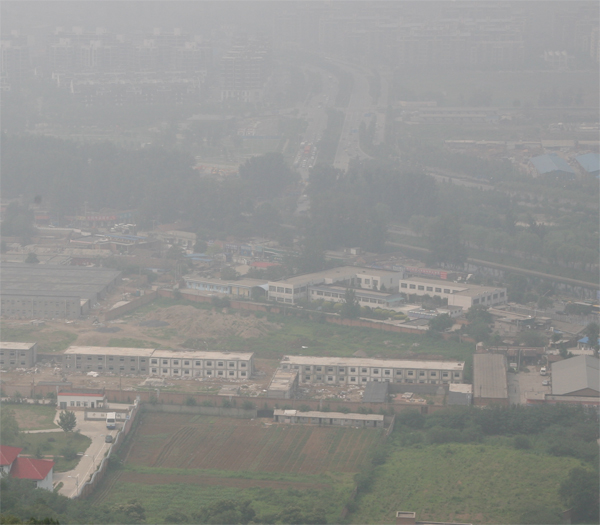
#> input picture projects/ImageDehazing/images/canon.jpg, 600 x 525 px; its folder holds 4 pictures in this run
$ jupyter execute --allow-errors process_image.ipynb   (older library calls are emulated)
#> lines starting #> are read from the running program, lines starting #| are printed output that depends on the picture; after the words box and inside, x2 and y2 are one past the last pixel; in counts of white or black regions, pixels touching at a corner belong together
## Core code of the image processing function

This code module provides a series of image processing algorithms, including Sobel edge detection, Canny edge detection, Marr-Hildreth edge detection, Hough Transform, Active Contour (Snakes), and Thresholding-based Region Growing segmentation. Users can call different algorithms as needed and pass the corresponding parameters when calling.

[cell 1]
from PIL import Image, ImageOps, ImageDraw
import numpy as np
import cv2
from skimage.segmentation import active_contour
from skimage.filters import gaussian
import os

# [134 lines left out: functions sobel_detector, canny_detector, marr_hildreth_detector, hough_transform, active_contour_tracing, threshold_and_region_growing and 1 more, not called in this run]


#> (the rest of this cell did not finish here and is left out)

## Evaluating
For evaluating the edge detection and segmentation algorithms provided in the code, the Berkeley Segmentation Dataset and Benchmark (BSDS500) is a suitable choice. This dataset includes a variety of natural images along with human-annotated ground truth segmentations and boundary annotations, making it ideal for assessing the performance of different image processing algorithms.

## Why BSDS300?
Variety of Images: It includes a diverse set of natural images.
Human-Annotated Ground Truth: Provides multiple ground truth segmentations for each image, allowing for comprehensive evaluation.
Standard Benchmark: Widely used in the research community, ensuring that your results can be compared with existing literature.

## Evaluation: By using BSDS300 dataset

Outputs: Precision, recall, F1 score, Processing Time

[cell 2]
import os
import time
import numpy as np
import cv2
from PIL import Image, ImageOps, ImageDraw
from skimage.segmentation import active_contour
from skimage.filters import gaussian
import matplotlib.pyplot as plt

def sobel_detector(input_image, ksize=3):
    gray_image = input_image.convert('L')
    image_array = np.array(gray_image)
    sobel_x = cv2.Sobel(image_array, cv2.CV_64F, 1, 0, ksize=ksize)
    sobel_y = cv2.Sobel(image_array, cv2.CV_64F, 0, 1, ksize=ksize)
    magnitude = np.hypot(sobel_x, sobel_y)
    magnitude = (magnitude / magnitude.max()) * 255
    magnitude = magnitude.astype(np.uint8)
    return Image.fromarray(magnitude)

def canny_detector(input_image, low_threshold=50, high_threshold=150):
    image_array = np.array(input_image.convert('L'))
    edges = cv2.Canny(image_array, low_threshold, high_threshold)
    return Image.fromarray(edges)

def marr_hildreth_detector(input_image, sigma=1.0):
    image_array = np.array(input_image.convert('L'))
    blurred_image = cv2.GaussianBlur(image_array, (0, 0), sigma)
    laplacian = cv2.Laplacian(blurred_image, cv2.CV_64F)
    zero_crossings = np.zeros_like(laplacian)
    for i in range(1, laplacian.shape[0] - 1):
        for j in range(1, laplacian.shape[1] - 1):
            if laplacian[i, j] == 0:
                if (laplacian[i+1, j] < 0 and laplacian[i-1, j] > 0) or (laplacian[i+1, j] > 0 and laplacian[i-1, j] < 0) or \
                   (laplacian[i, j+1] < 0 and laplacian[i, j-1] > 0) or (laplacian[i, j+1] > 0 and laplacian[i, j-1] < 0):
                    zero_crossings[i, j] = 255
            elif laplacian[i, j] < 0:
                if (laplacian[i+1, j] > 0 or laplacian[i-1, j] > 0 or laplacian[i, j+1] > 0 or laplacian[i, j-1] > 0):
                    zero_crossings[i, j] = 255
            elif laplacian[i, j] > 0:
                if (laplacian[i+1, j] < 0 or laplacian[i-1, j] < 0 or laplacian[i, j+1] < 0 or laplacian[i, j-1] < 0):
                    zero_crossings[i, j] = 255
    zero_crossings = zero_crossings.astype(np.uint8)
    return Image.fromarray(zero_crossings)

def hough_transform(input_image, canny_low_threshold=50, canny_high_threshold=150, hough_threshold=100, max_lines=10):
    image_array = np.array(input_image.convert('L'))
    edges = cv2.Canny(image_array, canny_low_threshold, canny_high_threshold)
    lines = cv2.HoughLines(edges, 1, np.pi / 180, hough_threshold)
    output_image = input_image.convert("RGB")
    draw = ImageDraw.Draw(output_image)
    if lines is not None:
        for i, line in enumerate(lines[:max_lines]):
            rho, theta = line[0]
            a = np.cos(theta)
            b = np.sin(theta)
            x0 = a * rho
            y0 = b * rho
            x1 = int(x0 + 1000 * (-b))
            y1 = int(y0 + 1000 * (a))
            x2 = int(x0 - 1000 * (-b))
            y2 = int(y0 - 1000 * (a))
            draw.line((x1, y1, x2, y2), fill=(255, 0, 0), width=2)
    return output_image

def active_contour_tracing(input_image, alpha=0.015, beta=10, gamma=0.001, sigma=1.0):
    image_array = np.array(input_image.convert('L'))
    image_array = gaussian(image_array, sigma=sigma)

    s = np.linspace(0, 2 * np.pi, 400)
    r = 100 + 50 * np.sin(s)
    c = 100 + 50 * np.cos(s)
    init_points = np.array([r, c]).T

    snake = active_contour(image_array, init_points, alpha=alpha, beta=beta, gamma=gamma)
    output_image = input_image.convert("RGB")
    draw = ImageDraw.Draw(output_image)
    for i in range(len(snake) - 1):
        draw.line((snake[i][1], snake[i][0], snake[i + 1][1], snake[i + 1][0]), fill=(255, 0, 0), width=2)
    draw.line((snake[-1][1], snake[-1][0], snake[0][1], snake[0][0]), fill=(255, 0, 0), width=2)
    return output_image

def threshold_and_region_growing(input_image, threshold_value=128, tolerance=10):
    image_array = np.array(input_image.convert('L'))
    _, binary_image = cv2.threshold(image_array, threshold_value, 255, cv2.THRESH_BINARY)
    binary_image = binary_image.astype(np.uint8)
    seed_point = (binary_image.shape[0] // 2, binary_image.shape[1] // 2)
    filled_image = cv2.floodFill(binary_image, None, seed_point, 255, flags=cv2.FLOODFILL_FIXED_RANGE, loDiff=(tolerance,)*3, upDiff=(tolerance,)*3)[1]
    return Image.fromarray(filled_image)

def process_image(input_image, method='sobel', **kwargs):
    if method == 'sobel':
        return sobel_detector(input_image, **kwargs)
    elif method == 'canny':
        return canny_detector(input_image, **kwargs)
    elif method == 'marr_hildreth':
        return marr_hildreth_detector(input_image, **kwargs)
    elif method == 'hough':
        return hough_transform(input_image, **kwargs)
    elif method == 'active_contour':
        return active_contour_tracing(input_image, **kwargs)
    elif method == 'threshold_region':
        return threshold_and_region_growing(input_image, **kwargs)
    else:
        raise ValueError(f"Unsupported method: {method}")

def evaluate_algorithm(gt_edges, pred_edges):
    precision = np.sum(pred_edges & gt_edges) / np.sum(pred_edges)
    recall = np.sum(pred_edges & gt_edges) / np.sum(gt_edges)
    f1_score = 2 * precision * recall / (precision + recall)
    return precision, recall, f1_score

def run_experiments_and_evaluate(image_paths, methods_params):
    results = []
    for image_path in image_paths:
        input_image = Image.open(image_path)
        gt_edges = np.array(input_image.convert('L')) > 128

        for method, params_list in methods_params.items():
            for params in params_list:
                start_time = time.time()
                pred_image = process_image(input_image, method=method, **params)
                pred_edges = np.array(pred_image.convert('L')) > 128
                end_time = time.time()

                precision, recall, f1_score = evaluate_algorithm(gt_edges, pred_edges)
                processing_time = end_time - start_time
                results.append((image_path, method, params, precision, recall, f1_score, processing_time))
                print(f"Evaluated {method} with params {params} on {image_path}: Precision={precision}, Recall={recall}, F1={f1_score}, Time={processing_time:.2f}s")

    return results

def load_bsds300_images(dataset_path):
    image_paths = []
    for root, _, files in os.walk(dataset_path):
        for file in files:
            if file.endswith('.jpg'):
                image_paths.append(os.path.join(root, file))
    return image_paths

def main():
    dataset_path = 'BSDS300/images'
#> dataset_path = 'BSDS300/images'
    image_paths = load_bsds300_images(dataset_path)
#> image_paths = 1 item
    methods_params = {
        'sobel': [{'ksize': k} for k in [3, 5, 7]],
        'canny': [{'low_threshold': lt, 'high_threshold': ht} for lt in [50, 100] for ht in [150, 200]],
        'marr_hildreth': [{'sigma': s} for s in [0.5, 1.0, 2.0]],
        'hough': [{'canny_low_threshold': clt, 'canny_high_threshold': cht, 'hough_threshold': ht, 'max_lines': ml}
                  for clt in [50, 100] for cht in [150, 200] for ht in [50, 100] for ml in [10, 20]],
        'active_contour': [{'alpha': a, 'beta': b, 'gamma': g, 'sigma': s}
                           for a in [0.015, 0.02] for b in [10, 20] for g in [0.001, 0.01] for s in [1.0, 2.0]],
        'threshold_region': [{'threshold_value': tv, 'tolerance': t} for tv in [128, 150] for t in [10, 20]]
    }
    results = run_experiments_and_evaluate(image_paths, methods_params)
#> in run_experiments_and_evaluate, input_image is the input picture: PIL image 600x525 RGB; mean R, G, B 145.4, 145.6, 143
#> in run_experiments_and_evaluate, `gt_edges = np.array(input_image.convert('L')) > 128`:
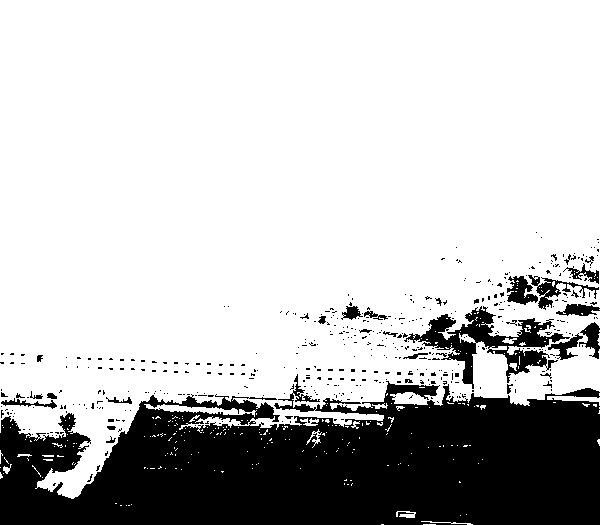
#> gt_edges: shape (525, 600) bool; 76.2% white; 443 black regions (412 under 20 px), largest, box (x1, y1, x2, y2) and area: (0, 374, 600, 525) 65682, (404, 306, 570, 389) 4060, (528, 275, 599, 310) 625
#> the loop in run_experiments_and_evaluate, `for method, params_list in methods_params.items():` made 6 passes
#> (printed output is left out)
#> pass 1, in sobel_detector, `sobel_x = cv2.Sobel(image_array, cv2.CV_64F, 1, 0, ksize=ksize)`:
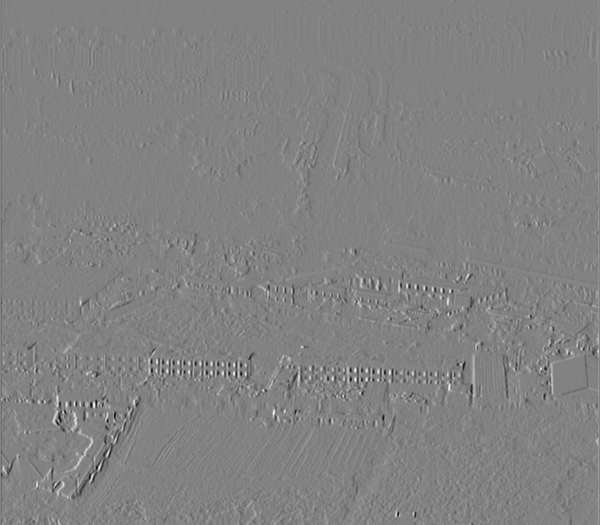
#> sobel_x: shape (525, 600) float64; min -260, max 250, mean -0.1; drawn with min black and max white
#> pass 1, in sobel_detector, `sobel_y = cv2.Sobel(image_array, cv2.CV_64F, 0, 1, ksize=ksize)`:
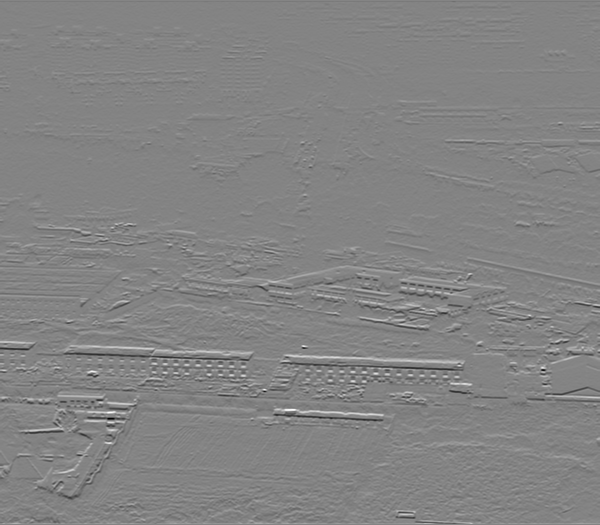
#> sobel_y: shape (525, 600) float64; min -357, max 332, mean -1.1; drawn with min black and max white
#> pass 1, in sobel_detector, `magnitude = np.hypot(sobel_x, sobel_y)`:
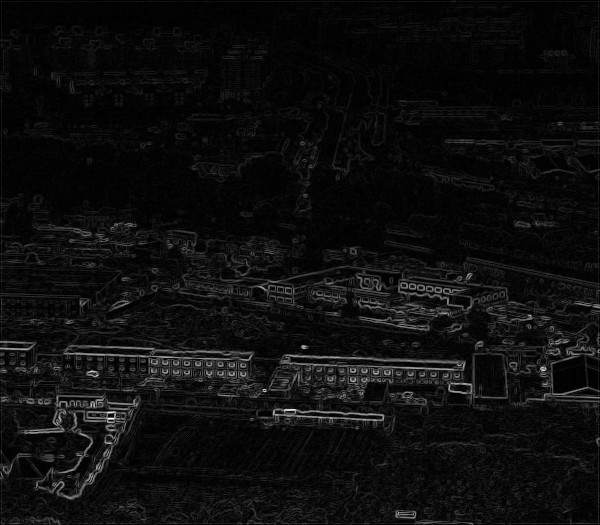
#> magnitude: shape (525, 600) float64; min 0, max 357.1, mean 19.9; drawn with min black and max white
#> after the loop in run_experiments_and_evaluate, `for method, params_list in methods_params.items():`: results = 46 items
#> results = 46 items

    results_file = 'experiment_results.txt'
    with open(results_file, 'w') as f:
        for result in results:
            f.write(f"{result}\n")
#> this loop made 46 passes
    print(f"Results saved to {results_file}")

if __name__ == "__main__":
    main()

## Results analyzation and plotting

[cell 3]
import ast
import pandas as pd
import matplotlib.pyplot as plt


def read_results(file_path):
    results = []
    with open(file_path, 'r') as f:
        for line in f:
            results.append(ast.literal_eval(line.strip()))
    return results

def analyze_results(results):
    df = pd.DataFrame(results, columns=['Image', 'Algorithm', 'Parameters', 'Precision', 'Recall', 'F1 Score', 'Processing Time'])

    mean_performance = df.groupby('Algorithm')[['Precision', 'Recall', 'F1 Score', 'Processing Time']].mean().reset_index()

    print("Mean Performance:")
    print(mean_performance)

    return df, mean_performance

def find_best_parameters(df):
    best_params = df.loc[df.groupby('Algorithm')['F1 Score'].idxmax()]
    print("\nBest Parameters for Each Algorithm:")
    print(best_params)
    return best_params

def plot_performance(mean_performance):
    fig, ax1 = plt.subplots(figsize=(12, 8))

    ax1.set_title('Performance Comparison of Different Algorithms')
    ax1.set_xlabel('Algorithm')
    ax1.set_ylabel('Score')
    ax1.bar(mean_performance['Algorithm'], mean_performance['Precision'], color='b', alpha=0.6, label='Precision')
    ax1.bar(mean_performance['Algorithm'], mean_performance['Recall'], color='g', alpha=0.6, label='Recall', bottom=mean_performance['Precision'])
    ax1.bar(mean_performance['Algorithm'], mean_performance['F1 Score'], color='r', alpha=0.6, label='F1 Score', bottom=mean_performance['Precision'] + mean_performance['Recall'])

    ax2 = ax1.twinx()
    ax2.set_ylabel('Processing Time (s)')
    ax2.plot(mean_performance['Algorithm'], mean_performance['Processing Time'], color='k', marker='o', linestyle='dashed', label='Processing Time')

    fig.tight_layout()
    ax1.legend(loc='upper left')
    ax2.legend(loc='upper right')
    plt.xticks(rotation=45)
    plt.show()

def main():
    results_file = 'experiment_results.txt'
    results = read_results(results_file)

    df, mean_performance = analyze_results(results)
    best_params = find_best_parameters(df)

    plot_performance(mean_performance)

if __name__ == "__main__":
    main()

$ run again, on projects/ImageDehazing/images/fail.jpg
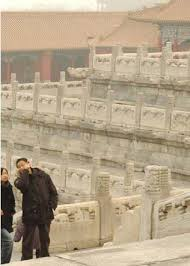
#> input picture projects/ImageDehazing/images/fail.jpg, 190 x 266 px
#> dataset_path = 'BSDS300/images'
#> image_paths = 1 item
#> in run_experiments_and_evaluate, input_image is the input picture: PIL image 190x266 RGB; mean R, G, B 179.6, 163, 137.5
#> in run_experiments_and_evaluate, `gt_edges = np.array(input_image.convert('L')) > 128`:
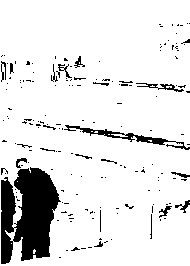
#> gt_edges: shape (266, 190) bool; 88.5% white; 169 black regions (147 under 20 px), largest, box (x1, y1, x2, y2) and area: (1, 167, 61, 264) 3932, (64, 125, 190, 150) 535, (136, 83, 184, 92) 135
#> the loop in run_experiments_and_evaluate, `for method, params_list in methods_params.items():` made 6 passes
#> (printed output is left out)
#> pass 1, in sobel_detector, `magnitude = np.hypot(sobel_x, sobel_y)`:
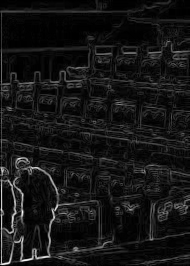
#> magnitude: shape (266, 190) float64; min 0, max 803.3, mean 68.1; drawn with min black and max white
#> after the loop in run_experiments_and_evaluate, `for method, params_list in methods_params.items():`: results = 46 items
#> the loop in main, `for result in results:` made 46 passes

$ run again, on projects/ImageDehazing/images/pumpkins.jpg
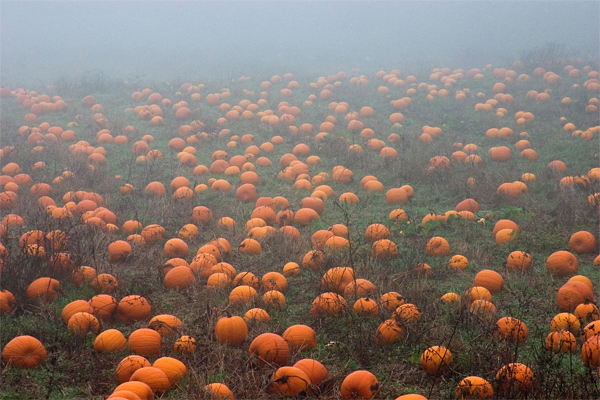
#> input picture projects/ImageDehazing/images/pumpkins.jpg, 600 x 400 px
#> dataset_path = 'BSDS300/images'
#> image_paths = 1 item
#> in run_experiments_and_evaluate, input_image is the input picture: PIL image 600x400 RGB; mean R, G, B 132.7, 116.1, 106.8
#> in run_experiments_and_evaluate, `gt_edges = np.array(input_image.convert('L')) > 128`:
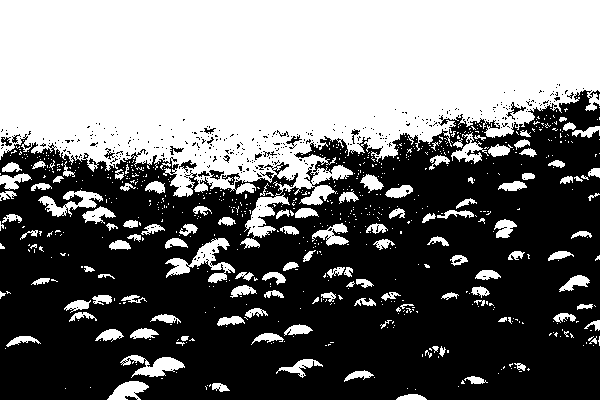
#> gt_edges: shape (400, 600) bool; 44.8% white; 714 white regions (593 under 20 px), largest, box (x1, y1, x2, y2) and area: (0, 0, 600, 238) 90129, (165, 238, 235, 283) 1057, (38, 190, 103, 217) 701
#> the loop in run_experiments_and_evaluate, `for method, params_list in methods_params.items():` made 6 passes
#> (printed output is left out)
#> pass 1, in sobel_detector, `magnitude = np.hypot(sobel_x, sobel_y)`:
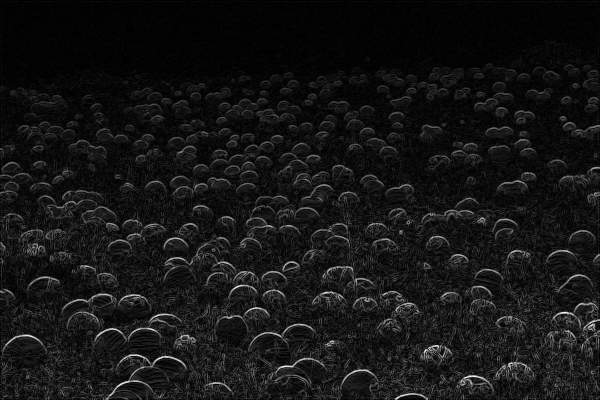
#> magnitude: shape (400, 600) float64; min 0, max 640.6, mean 53.7; drawn with min black and max white
#> after the loop in run_experiments_and_evaluate, `for method, params_list in methods_params.items():`: results = 46 items
#> the loop in main, `for result in results:` made 46 passes
